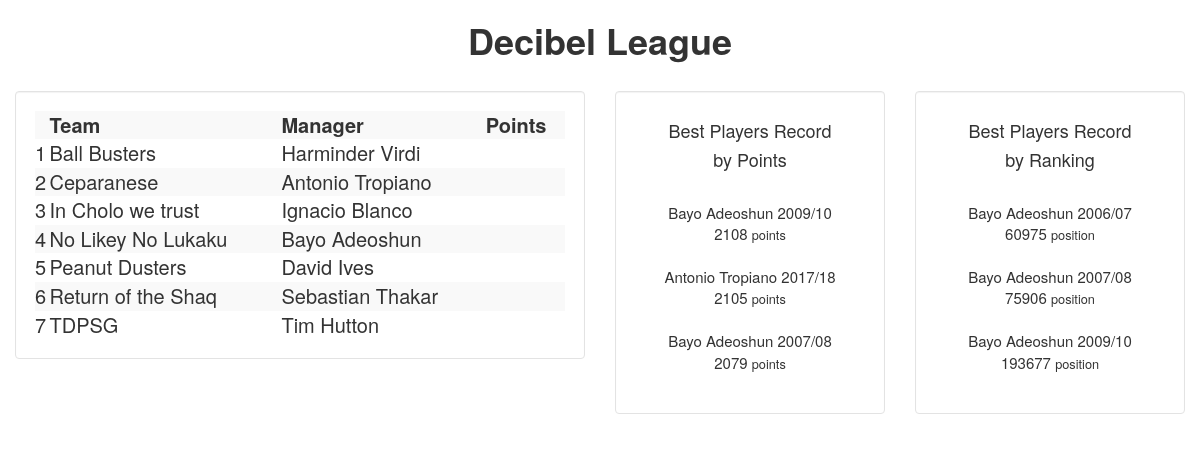
Page /153875 on the committed database.
### fpl_app/fpl.py (models this page shows)
class Leagues(db.Model):
    __table__ = db.Model.metadata.tables['leagues']

class Teams(db.Model):
    __table__ = db.Model.metadata.tables['teams']

class Users(db.Model):
    __table__ = db.Model.metadata.tables['users']

### fpl_app/fpl.py (the view)
@app.route('/<league_id>')
def league_info(league_id):
    entries = []
    cur=db.session.query(Users.name, Users.surname, Teams.team_name).join(Teams,Teams.user_id==Users.user_id).filter(
          Teams.league_id == league_id).group_by(Teams.team_name).all()
    entries.append(cur)
    cur=db.session.query(Users.name, Users.surname, Users.points, Users.season_name).join(Teams,Teams.user_id==Users.user_id).filter(
          Teams.league_id == league_id).all()
    res_sort = sorted(cur, key = lambda x: x[2], reverse = True)
    entries.append(res_sort)
    cur=db.session.query(Users.name, Users.surname, Users.rank, Users.season_name).join(Teams,Teams.user_id==Users.user_id).filter(
          Teams.league_id == league_id).all()
    res_sort = sorted(cur, key = lambda x: x[2], reverse = False)
    entries.append(res_sort)
    cur=db.session.query(Leagues.league_name).all()
    entries.append(cur)
    return render_template('show_entries.html', entries=entries)

### fpl_app/templates/show_entries.html (shortened to what this page needs)
{% extends "layout.html" %}
{% block body %}
<div class="container-fluid">
    <div class="row">
        <div id='league'>
        <h1><b>{{ entries[3][0].league_name }}</b></h1>
        </div>
    <div class="col-sm-6">
      <br>
      <div class="well" id="table">
          <table class="table-striped" style="width:100%">
              <tr>
               <th></th>
		       <th>Team</th>
               <th>Manager</th>
               <th>Points</th>
		     </tr>
	       {% for entry in entries[0] %}
		     <tr>
                 <td>{{ loop.index }}</td>
                 <td>{{ entry.team_name }}</td>
                 <td>{{ entry.name + " " + entry.surname }}</td>
                 <td>{{ entry.points }}</td>
		     </tr>
           {% endfor %}
          </table>
      </div>
    </div>
    <div class="col-sm-3">
      <br>
      <div class="well" id="stats">
          <h4>Best Players Record</h4>
          <h4>by Points</h4>
          <br>
          {% for entry in entries[1][0:3] %}
            {{ entry.name + " " + entry.surname }}
            {{ entry.season_name }}
            <br>
            {{ entry.points }} <small>points</small>
            <br>
            <br>
        {% endfor %}
        </div>
    </div>
    <div class="col-sm-3">
        <br>
      <div class="well" id="stats">
        <h4>Best Players Record</h4>
        <h4>by Ranking</h4>
        <br>
        {% for entry in entries[2][0:3] %}
          {{ entry.name + " " + entry.surname }}
          {{ entry.season_name }}
          <br>
          {{ entry.rank }} <small>position</small>
          <br>
          <br>
      {% endfor %}
      </div>
    </div>
    </div>
</div>
{% endblock %}

### fpl_app/templates/layout.html (shortened to what this page needs)
<!doctype html>
<link rel="stylesheet" href="https://maxcdn.bootstrapcdn.com/bootstrap/3.3.7/css/bootstrap.min.css">
<!DOCTYPE html>
<html lang="en">
  <head>
    <link rel="stylesheet" href="https://code.jquery.com/ui/1.12.1/themes/base/jquery-ui.css">
    <link href="{{ url_for('static', filename='style.css') }}" rel='stylesheet' />
  </head>
  <body>
    {% block body %}
    {% endblock %}
  </body>
</html>

### fpl_app/static/style.css (style rules this page uses)
#league { text-align: center; }
.well { background: white; }
.well#table { font-size: 20px; }
.well#stats { font-size: 15px; text-align: center; }

### rows in the picture
Leagues: league_name "Decibel League"
Teams: team_name "Ball Busters", name "Harminder Virdi"
Teams: team_name "Ceparanese", name "Antonio Tropiano"
Teams: team_name "In Cholo we trust", name "Ignacio Blanco"
Teams: team_name "No Likey No Lukaku", name "Bayo Adeoshun"
Teams: team_name "Peanut Dusters", name "David Ives"
Teams: team_name "Return of the Shaq", name "Sebastian Thakar"
Teams: team_name "TDPSG", name "Tim Hutton"
Users: name+surname "Bayo Adeoshun", season_name "2009/10", points "2108", rank "193677"
Users: name+surname "Antonio Tropiano", season_name "2017/18", points "2105"
Users: name+surname "Bayo Adeoshun", season_name "2007/08", points "2079", rank "75906"
Users: name+surname "Bayo Adeoshun", season_name "2006/07", rank "60975"
